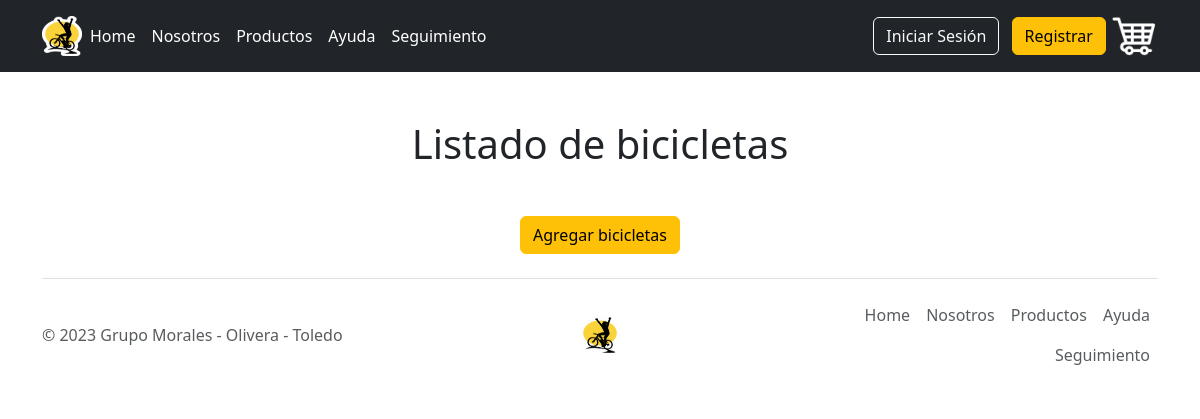
Page /administrador/agregar on the earlier database version.
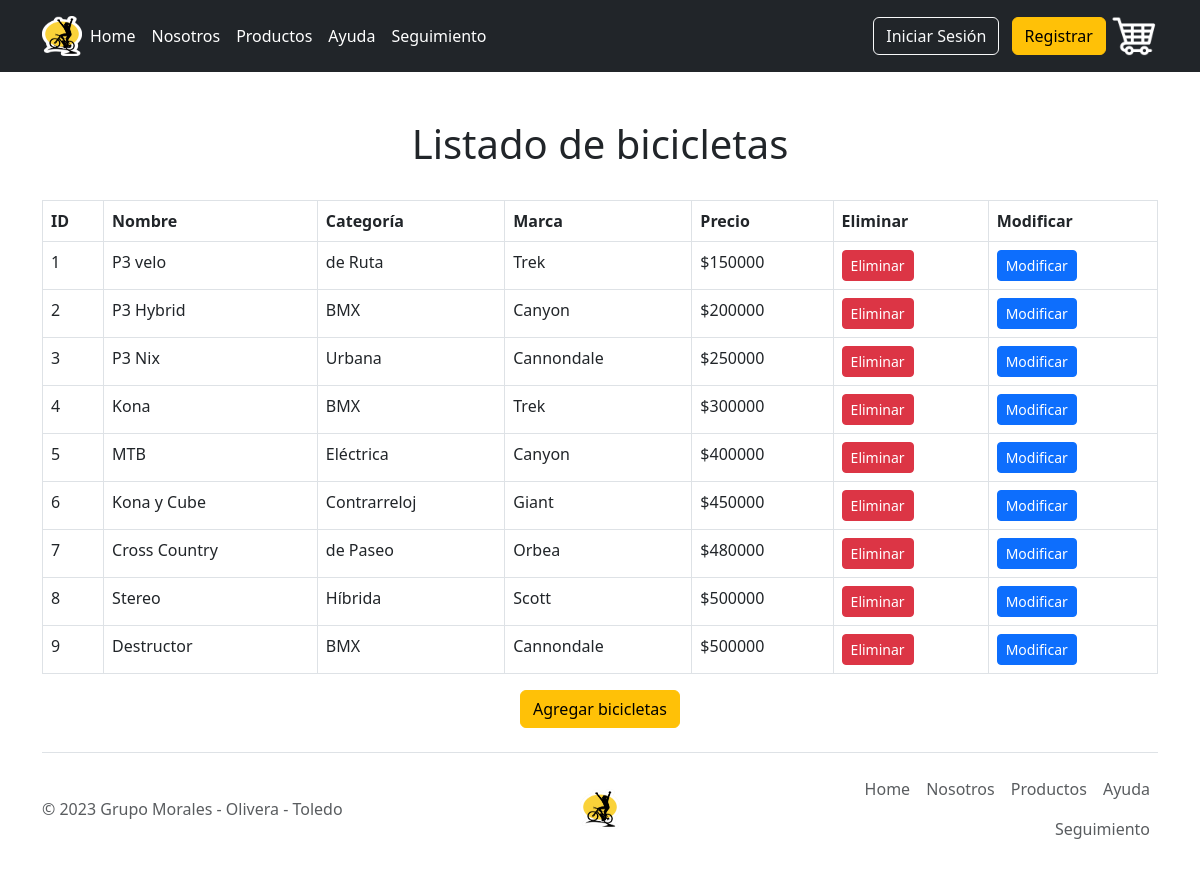
Same page on the later database version.
### bicicletas/models.py (models this page shows, shortened)
class Bicicleta(models.Model):
    id_bicicleta        = models.AutoField(primary_key=True)
    nombre_bicicleta    = models.CharField(max_length=100)
    descripcion         = models.TextField()
    precio              = models.IntegerField()
    imagen              = models.ImageField(upload_to='')
    id_categoria        = models.ForeignKey(Categoria, on_delete=models.CASCADE)
    id_marca            = models.ForeignKey(Marca, on_delete=models.CASCADE)

class Categoria(models.Model):
    id_categoria        = models.AutoField(primary_key=True)
    nombre_categoria    = models.CharField(max_length=100)

class Marca(models.Model):
    id_marca        = models.AutoField(primary_key=True)
    nombre_marca    = models.CharField(max_length=100)

### administrador/views.py (the view)
# urls.py: path("agregar", views.agregar, name = "agregar"),
def agregar(request):
    bicicletas = Bicicleta.objects.all()
    context = {"bicicletas": bicicletas}
    return render(request, "bicicletas/listBici.html", context)

### bicicletas/templates/bicicletas/listBici.html (shortened to what this page needs)
{% extends "administrador/base.html" %}
{% load static %}
{% block content %}
    <div class="container">
        <div class="row">
            <div class="col-sm">
                <h1 class="text-center">Listado de bicicletas</h1>
                <br>
                <table class="table table-bordered">
                    {% if bicicletas %}
                        <thead class="thead-light">
                            <tr>
                                <th>ID</th>
                                <th>Nombre</th>
                                <th>Categoría</th>
                                <th>Marca</th>
                                <th>Precio</th>
                                <th>Eliminar</th>
                                <th>Modificar</th>
                            </tr>
                        </thead>
                        <tbody>
                            {% for b in bicicletas %}
                                <tr>
                                    <td>{{ b.id_bicicleta }}</td>
                                    <td>{{ b.nombre_bicicleta }}</td>
                                    <td>{{ b.id_categoria.nombre_categoria }}</td>
                                    <td>{{ b.id_marca.nombre_marca }}</td>
                                    <td>${{ b.precio }}</td>
                                    <td>
                                        <a href="{% url 'delBici' pk=b.id_bicicleta %}" class="btn btn-danger btn-sm">Eliminar</a>
                                    </td>
                                    <td>
                                        <a href="{% url 'editBici' pk=b.id_bicicleta %}" class="btn btn-primary btn-sm">Modificar</a>
                                    </td>
                                </tr>
                            {% endfor %}
                        </tbody>
                    {% endif %}
                </table>
                <div class="text-center">
                    <a href="{% url 'formBici' %}" class="btn btn-warning">Agregar bicicletas</a>
                </div>
            </div>
        </div>
    </div>
{% endblock %}

Differences in the rows shown:
added Bicicleta: id_bicicleta "1", nombre_bicicleta "P3 velo", id_categoria.nombre_categoria "de Ruta", id_marca.nombre_marca "Trek", precio "150000"
added Bicicleta: id_bicicleta "2", nombre_bicicleta "P3 Hybrid", id_categoria.nombre_categoria "BMX", id_marca.nombre_marca "Canyon", precio "200000"
added Bicicleta: id_bicicleta "3", nombre_bicicleta "P3 Nix", id_categoria.nombre_categoria "Urbana", id_marca.nombre_marca "Cannondale", precio "250000"
added Bicicleta: id_bicicleta "4", nombre_bicicleta "Kona", id_categoria.nombre_categoria "BMX", id_marca.nombre_marca "Trek", precio "300000"
added Bicicleta: id_bicicleta "5", nombre_bicicleta "MTB", id_categoria.nombre_categoria "Eléctrica", id_marca.nombre_marca "Canyon", precio "400000"
added Bicicleta: id_bicicleta "6", nombre_bicicleta "Kona y Cube", id_categoria.nombre_categoria "Contrarreloj", id_marca.nombre_marca "Giant", precio "450000"
added Bicicleta: id_bicicleta "7", nombre_bicicleta "Cross Country", id_categoria.nombre_categoria "de Paseo", id_marca.nombre_marca "Orbea", precio "480000"
added Bicicleta: id_bicicleta "8", nombre_bicicleta "Stereo", id_categoria.nombre_categoria "Híbrida", id_marca.nombre_marca "Scott", precio "500000"
added Bicicleta: id_bicicleta "9", nombre_bicicleta "Destructor", id_categoria.nombre_categoria "BMX", id_marca.nombre_marca "Cannondale", precio "500000"
Other differences:
text now shown: "ID Nombre Categoría Marca Precio Eliminar Modificar"
